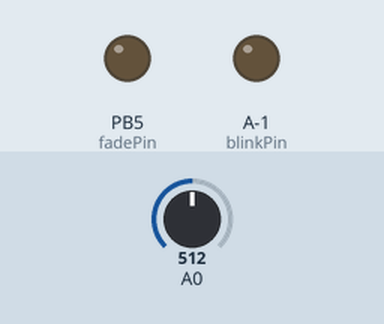
Recording of a sketch running on a simulated ATtiny85, built for the host (arithmetic inside an expression is 32-bit, double 64-bit). Shown: output pins drawn as LEDs (lit = HIGH). The test bench sets the inputs (shaded band); at power-on: A0 = 512. What the sketch prints to the serial monitor is not drawn.

Above: at 1.2 s.
1.3 s: A0 set to 538
At 2.5 s:
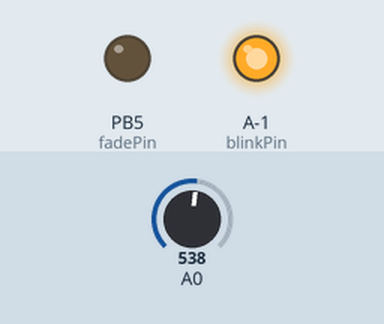
2.8 s: A0 set to 520
At 3.9 s:
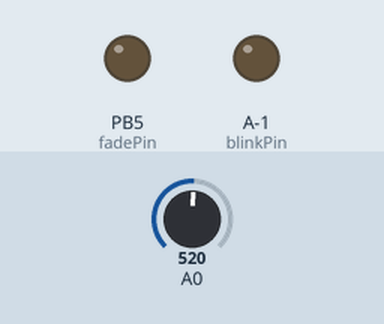
4.3 s: A0 set to 540
At 5.1 s:
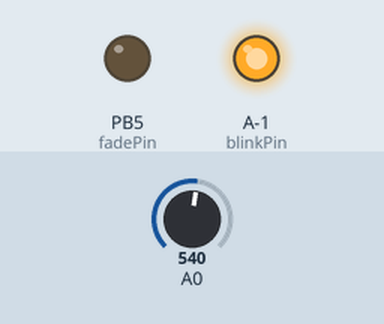
Timing chart, 0 to 7.3 s (numbered marks = the images above; inputs shaded):
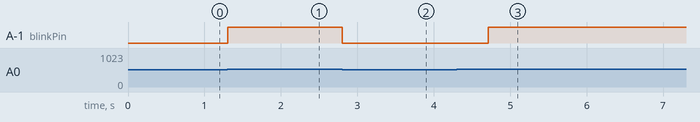

The sketch:

PulseSensorAmped_Arduino_1_5_0_1.ino
```cpp
/*  Pulse Sensor Amped 1.5    by Joel Murphy and Yury Gitman   http://www.pulsesensor.com

----------------------  Notes ----------------------  ----------------------
This code:
1) Blinks an LED to User's Live Heartbeat   PIN 13
2) Fades an LED to User's Live HeartBeat    PIN 5
3) Determines BPM
4) Prints All of the Above to Serial

Read Me:
https://github.com/WorldFamousElectronics/PulseSensor_Amped_Arduino/blob/master/README.md
 ----------------------       ----------------------  ----------------------
*/


#define PROCESSING_VISUALIZER 1
#define SERIAL_PLOTTER  2

//  Variables
int pulsePin = 0;                 // Pulse Sensor purple wire connected to analog pin 0
int blinkPin = 13;                // pin to blink led at each beat
int fadePin = 5;                  // pin to do fancy classy fading blink at each beat
int fadeRate = 0;                 // used to fade LED on with PWM on fadePin

// Volatile Variables, used in the interrupt service routine!
volatile int BPM;                   // int that holds raw Analog in 0. updated every 2mS
volatile int bpm;
volatile int Signal;                // holds the incoming raw data
volatile int IBI = 1100;             // int that holds the time interval between beats! Must be seeded!
volatile boolean Pulse = false;     // "True" when User's live heartbeat is detected. "False" when not a "live beat".
volatile boolean QS = false;        // becomes true when Arduoino finds a beat.


// SET THE SERIAL OUTPUT TYPE TO YOUR NEEDS
// PROCESSING_VISUALIZER works with Pulse Sensor Processing Visualizer
//      https://github.com/WorldFamousElectronics/PulseSensor_Amped_Processing_Visualizer
// SERIAL_PLOTTER outputs sensor data for viewing with the Arduino Serial Plotter
//      run the Serial Plotter at 115200 baud: Tools/Serial Plotter or Command+L
static int outputType = SERIAL_PLOTTER;


void setup(){
  pinMode(blinkPin,OUTPUT);         // pin that will blink to your heartbeat!
  pinMode(fadePin,OUTPUT);          // pin that will fade to your heartbeat!
  Serial.begin(115200);             // we agree to talk fast!

  interruptSetup();                 // sets up to read Pulse Sensor signal every 2mS
   // IF YOU ARE POWERING The Pulse Sensor AT VOLTAGE LESS THAN THE BOARD VOLTAGE,
   // UN-COMMENT THE NEXT LINE AND APPLY THAT VOLTAGE TO THE A-REF PIN
//   analogReference(EXTERNAL);
}


//  Where the Magic Happens
void loop(){


    serialOutput() ;

  if (QS == true){     // A Heartbeat Was Found
                       // BPM and IBI have been Determined
                       // Quantified Self "QS" true when arduino finds a heartbeat
        fadeRate = 255;         // Makes the LED Fade Effect Happen
                                // Set 'fadeRate' Variable to 255 to fade LED with pulse
        serialOutputWhenBeatHappens();   // A Beat Happened, Output that to serial.
        QS = false;                      // reset the Quantified Self flag for next time
  }

  ledFadeToBeat();                      // Makes the LED Fade Effect Happen
  delay(20);                             //  take a break


}


void ledFadeToBeat(){
    fadeRate -= 15;                         //  set LED fade value
    fadeRate = constrain(fadeRate,0,255);   //  keep LED fade value from going into negative numbers!
    analogWrite(fadePin,fadeRate);          //  fade LED
  }
```

AllSerialHandling_1.ino
```cpp
//////////
/////////  All Serial Handling Code,
/////////  It's Changeable with the 'outputType' variable
/////////  It's declared at start of code.
/////////
int total=0; // 주기재주는함수
int count=0; // 주기개수확인함수
int nai=25;
int dudn=220;
int math1=0;
int math2=0;
int math3=0;
int math4=0;
int a=1;


#include <SoftwareSerial.h>

SoftwareSerial BTSerial(3,4);


unsigned long preTime; //시간확인변수
unsigned long lastTime=0; //마지막으로 잰 박동시간 확인변수


void serialOutput(){   // Decide How To Output Serial.
  switch(outputType){
    case PROCESSING_VISUALIZER:
      sendDataToSerial('S', Signal);     // goes to sendDataToSerial function
      break;
    case SERIAL_PLOTTER:  // open the Arduino Serial Plotter to visualize these data

     BTSerial.begin(115200);

    unsigned long nowTime=millis();

    if(nowTime-preTime<=10000){  // 10초마다 측정을 위한 시간함수     //여기부터
      if(total!=IBI){
        count++;
       }
        total=IBI;
        }else{
      Serial.print("박동 수:");
      Serial.println(count);
      int bpm =  count * 6;                                          //여기까지가 IBI로 갯수(약0.7초 주기)를 재고 X6 한거


      Serial.print("bpm값:");
      Serial.println(bpm);
      BTSerial.print("bpm값:");
      BTSerial.print(bpm);


      preTime=millis();
      lastTime=preTime;
      count=0;

      if(a==1){
      math1=dudn-nai;
      math2=math1-bpm;
      math3=(math2*0.7)+bpm;
      math4=(math2*0.8)+bpm;
      BTSerial.print(",체지방감소:");
      BTSerial.print(math3);
      BTSerial.print(",심폐지구력증가:");
      BTSerial.println(math4);
      Serial.print("체지방 감소 bpm:");
      Serial.println(math3);
      Serial.print("심폐지구력 증가 bpm:");
      Serial.println(math4);
      a=0;
      }
    }


    break;

  default:
    break;

    }

    }


//  Decides How To OutPut BPM and IBI Data
void serialOutputWhenBeatHappens(){
  switch(outputType){
    case PROCESSING_VISUALIZER:    // find it here https://github.com/WorldFamousElectronics/PulseSensor_Amped_Processing_Visualizer
      sendDataToSerial('B',BPM);   // send heart rate with a 'B' prefix
      sendDataToSerial('Q',IBI);   // send time between beats with a 'Q' prefix
      break;

    default:
      break;
  }
}

//  Sends Data to Pulse Sensor Processing App, Native Mac App, or Third-party Serial Readers.
void sendDataToSerial(char symbol, int data ){
    Serial.print(symbol);
    Serial.println(data);
  }
```

Interrupt.ino
```cpp
volatile int rate[10];                    // array to hold last ten IBI values
volatile unsigned long sampleCounter = 0;          // used to determine pulse timing
volatile unsigned long lastBeatTime = 0;           // used to find IBI
volatile int P =512;                      // used to find peak in pulse wave, seeded
volatile int T = 512;                     // used to find trough in pulse wave, seeded
volatile int thresh = 530;                // used to find instant moment of heart beat, seeded
volatile int amp = 0;                   // used to hold amplitude of pulse waveform, seeded
volatile boolean firstBeat = true;        // used to seed rate array so we startup with reasonable BPM
volatile boolean secondBeat = false;      // used to seed rate array so we startup with reasonable BPM


void interruptSetup(){  // CHECK OUT THE Timer_Interrupt_Notes TAB FOR MORE ON INTERRUPTS
  // Initializes Timer2 to throw an interrupt every 2mS.
  TCCR2A = 0x02;     // DISABLE PWM ON DIGITAL PINS 3 AND 11, AND GO INTO CTC MODE
  TCCR2B = 0x06;     // DON'T FORCE COMPARE, 256 PRESCALER
  OCR2A = 0X7C;      // SET THE TOP OF THE COUNT TO 124 FOR 500Hz SAMPLE RATE
  TIMSK2 = 0x02;     // ENABLE INTERRUPT ON MATCH BETWEEN TIMER2 AND OCR2A
  sei();             // MAKE SURE GLOBAL INTERRUPTS ARE ENABLED
}


// THIS IS THE TIMER 2 INTERRUPT SERVICE ROUTINE.
// Timer 2 makes sure that we take a reading every 2 miliseconds
ISR(TIMER2_COMPA_vect){                         // triggered when Timer2 counts to 124
  cli();                                      // disable interrupts while we do this
  Signal = analogRead(pulsePin);              // read the Pulse Sensor
  sampleCounter += 2;                         // keep track of the time in mS with this variable
  int N = sampleCounter - lastBeatTime;       // monitor the time since the last beat to avoid noise

    //  find the peak and trough of the pulse wave
  if(Signal < thresh && N > (IBI/5)*3){       // avoid dichrotic noise by waiting 3/5 of last IBI
    if (Signal < T){                        // T is the trough
      T = Signal;                         // keep track of lowest point in pulse wave
    }
  }

  if(Signal > thresh && Signal > P){          // thresh condition helps avoid noise
    P = Signal;                             // P is the peak
  }                                        // keep track of highest point in pulse wave

  //  NOW IT'S TIME TO LOOK FOR THE HEART BEAT
  // signal surges up in value every time there is a pulse
  if (N > 250){                                   // avoid high frequency noise
    if ( (Signal > thresh) && (Pulse == false) && (N > (IBI/5)*3.5)){
      Pulse = true;                               // set the Pulse flag when we think there is a pulse
      digitalWrite(blinkPin,HIGH);                // turn on pin 13 LED
      IBI = sampleCounter - lastBeatTime;         // measure time between beats in mS
      lastBeatTime = sampleCounter;               // keep track of time for next pulse

      if(secondBeat){                        // if this is the second beat, if secondBeat == TRUE
        secondBeat = false;                  // clear secondBeat flag
        for(int i=0; i<=9; i++){             // seed the running total to get a realisitic BPM at startup
          rate[i] = IBI;
        }
      }

      if(firstBeat){                         // if it's the first time we found a beat, if firstBeat == TRUE
        firstBeat = false;                   // clear firstBeat flag
        secondBeat = true;                   // set the second beat flag
        sei();                               // enable interrupts again
        return;                              // IBI value is unreliable so discard it
      }


      // keep a running total of the last 10 IBI values
      word runningTotal = 0;                  // clear the runningTotal variable

      for(int i=0; i<=8; i++){                // shift data in the rate array
        rate[i] = rate[i+1];                  // and drop the oldest IBI value
        runningTotal += rate[i];              // add up the 9 oldest IBI values
      }

      rate[9] = IBI;                          // add the latest IBI to the rate array
      runningTotal += rate[9];                // add the latest IBI to runningTotal
      runningTotal /= 10;                     // average the last 10 IBI values
      BPM = 60000/runningTotal;               // how many beats can fit into a minute? that's BPM!
      QS = true;                              // set Quantified Self flag
      // QS FLAG IS NOT CLEARED INSIDE THIS ISR
    }
  }

  if (Signal < thresh && Pulse == true){   // when the values are going down, the beat is over
    digitalWrite(blinkPin,LOW);            // turn off pin 13 LED
    Pulse = false;                         // reset the Pulse flag so we can do it again
    amp = P - T;                           // get amplitude of the pulse wave
    thresh = amp/2 + T;                    // set thresh at 50% of the amplitude
    P = thresh;                            // reset these for next time
    T = thresh;
  }

  if (N > 2500){                           // if 2.5 seconds go by without a beat
    thresh = 530;                          // set thresh default
    P = 512;                               // set P default
    T = 512;                               // set T default
    lastBeatTime = sampleCounter;          // bring the lastBeatTime up to date
    firstBeat = true;                      // set these to avoid noise
    secondBeat = false;                    // when we get the heartbeat back
  }

  sei();                                   // enable interrupts when youre done!
}// end isr
```

Source omitted: Timer_Interrupt_Notes.ino (12406 bytes)

Measured:
- the behaviour switches between 530 and 531 on A0 (found by bisection; images 0 and 1)
- after the input at 1.3 s, A-1 (blinkPin): LOW → HIGH at once
- after the input at 2.8 s, A-1 (blinkPin): HIGH → LOW at once
- after the input at 4.3 s, A-1 (blinkPin): LOW → HIGH after 0.42 s
